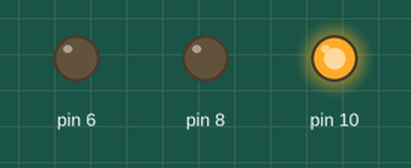
The sketch below on a simulated Arduino Uno, built with avr-gcc and run on an emulated ATmega328P. Shown: output pins drawn as LEDs (lit = HIGH).

Above: at 1.0 s.
At 3.0 s:
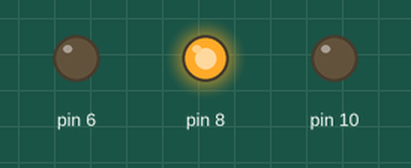
At 5.0 s:
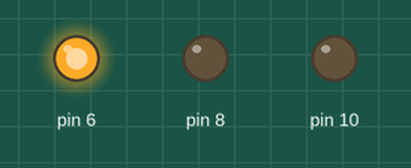
Timing chart, 0 to 7.8 s (numbered marks = the images above):
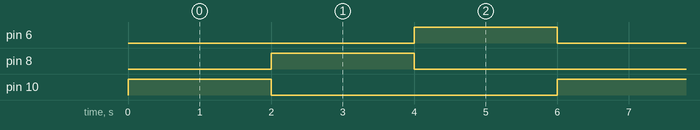

The sketch:

02_LED.ino
```cpp
void setup() {
  // put your setup code here, to run once:
  pinMode(6,OUTPUT);
  pinMode(8,OUTPUT);
  pinMode(10,OUTPUT);
}

void loop() {
  // put your main code here, to run repeatedly:
  digitalWrite(10, HIGH);
  delay(2000);
  digitalWrite(10, LOW);
  digitalWrite(8, HIGH);
  delay(2000);
  digitalWrite(8, LOW);
  digitalWrite(6, HIGH);
  delay(2000);
  digitalWrite(6, LOW);
}
```

Measured:
- by itself, pin 6, pin 8, pin 10: alternates HIGH for 2.0 s and LOW for 4.0 s
- by itself, everything shown: repeats every 6.0 s, in 4 steps
